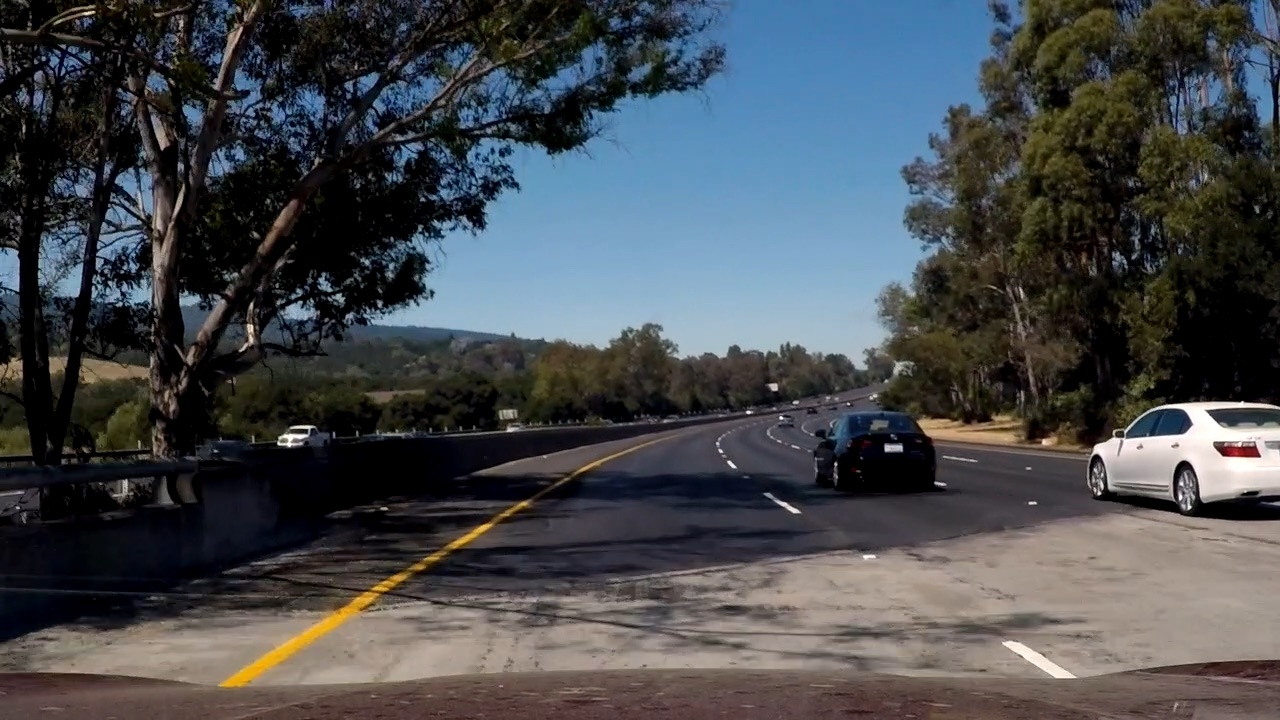
#> input picture test_images/YellowUnderShade.jpg, 1280 x 720 px; its folder holds only this picture in this run
$ python -i lane.py   (imports and definitions only)
#> lines starting #> are read from the running program, lines starting #| are printed output that depends on the picture; after the words box and inside, x2 and y2 are one past the last pixel; in counts of white or black regions, pixels touching at a corner belong together
from datetime import datetime
startTime = datetime.now()
import matplotlib.pyplot as plt
import cv2
import os, glob
import numpy as np
os.environ["FFMPEG_BINARY"] = "/usr/bin/ffmpeg"
from moviepy.editor import VideoFileClip


def convert_hls(image):
    return cv2.cvtColor(image, cv2.COLOR_RGB2HLS)


def select_white_yellow(image):
    converted = convert_hls(image)
    # white color mask
    lower = np.uint8([  0, 200,   0])
    upper = np.uint8([255, 255, 255])
    white_mask = cv2.inRange(converted, lower, upper)
    # yellow color mask
    lower = np.uint8([ 10,   0, 100])
    upper = np.uint8([ 40, 255, 255])
    yellow_mask = cv2.inRange(converted, lower, upper)
    # combine the mask
    mask = cv2.bitwise_or(white_mask, yellow_mask)
    return cv2.bitwise_and(image, image, mask = mask)


def convert_gray_scale(image):
    return cv2.cvtColor(image, cv2.COLOR_RGB2GRAY)


def apply_smoothing(image, kernel_size=15):
    """
    kernel_size must be postivie and odd
    """
    return cv2.GaussianBlur(image, (kernel_size, kernel_size), 0)


def detect_edges(image, low_threshold=50, high_threshold=150):
    return cv2.Canny(image, low_threshold, high_threshold)

def filter_region(image, vertices):
    """
    Create the mask using the vertices and apply it to the input image
    """
    mask = np.zeros_like(image)
    if len(mask.shape)==2:
        cv2.fillPoly(mask, vertices, 255)
    else:
        cv2.fillPoly(mask, vertices, (255,)*mask.shape[2]) # in case, the input image has a channel dimension
    return cv2.bitwise_and(image, mask)


def select_region(image):
    """
    It keeps the region surrounded by the `vertices` (i.e. polygon).  Other area is set to 0 (black).
    """
    # first, define the polygon by vertices
    rows, cols = image.shape[:2]
    bottom_left  = [cols*0.1, rows*0.95]
    top_left     = [cols*0.4, rows*0.6]
    bottom_right = [cols*0.9, rows*0.95]
    top_right    = [cols*0.6, rows*0.6]
    # the vertices are an array of polygons (i.e array of arrays) and the data type must be integer
    vertices = np.array([[bottom_left, top_left, top_right, bottom_right]], dtype=np.int32)
    return filter_region(image, vertices)


def hough_lines(image):
    """
    `image` should be the output of a Canny transform.

    Returns hough lines (not the image with lines)
    """
    return cv2.HoughLinesP(image, rho=1, theta=np.pi/180, threshold=20, minLineLength=20, maxLineGap=300)


# [8 lines left out: function draw_lines, not called in this run]

def average_slope_intercept(lines):
    left_lines    = [] # (slope, intercept)
    left_weights  = [] # (length,)
    right_lines   = [] # (slope, intercept)
    right_weights = [] # (length,)

    for line in lines:
        for x1, y1, x2, y2 in line:
            if x2==x1:
                continue # ignore a vertical line
            slope = (y2-y1)/(x2-x1)
            intercept = y1 - slope*x1
            length = np.sqrt((y2-y1)**2+(x2-x1)**2)
            if slope < 0: # y is reversed in image
                left_lines.append((slope, intercept))
                left_weights.append((length))
            else:
                right_lines.append((slope, intercept))
                right_weights.append((length))

    # add more weight to longer lines
    left_lane  = np.dot(left_weights,  left_lines) /np.sum(left_weights)  if len(left_weights) >0 else None
    right_lane = np.dot(right_weights, right_lines)/np.sum(right_weights) if len(right_weights)>0 else None
    return left_lane, right_lane # (slope, intercept), (slope, intercept)


def make_line_points(y1, y2, line):
    """
    Convert a line represented in slope and intercept into pixel points
    """
    if line is None:
        return None

    slope, intercept = line

    # make sure everything is integer as cv2.line requires it
    x1 = int((y1 - intercept)/slope)
    x2 = int((y2 - intercept)/slope)
    y1 = int(y1)
    y2 = int(y2)
    return ((x1, y1), (x2, y2))


def lane_lines(image, lines):
    left_lane, right_lane = average_slope_intercept(lines)

    y1 = image.shape[0] # bottom of the image
    y2 = y1*0.6         # slightly lower than the middle

    left_line  = make_line_points(y1, y2, left_lane)
    right_line = make_line_points(y1, y2, right_lane)

    return left_line, right_line


def draw_lane_lines(image, lines, color=[255, 0, 0],thickness=20):
    # make a separate image to draw lines and combine with the orignal later
    line_image = np.zeros_like(image)
    for line in lines:
        if line is not None:
            cv2.line(line_image, *line,  color, thickness)
    # image1 * α + image2 * β + λ
    # image1 and image2 must be the same shape.
    return cv2.addWeighted(image, 1.0, line_image, 0.95, 0.0)

from collections import deque

QUEUE_LENGTH=50

class LaneDetector:
    def __init__(self):
        self.left_lines  = deque(maxlen=QUEUE_LENGTH)
        self.right_lines = deque(maxlen=QUEUE_LENGTH)

    def process(self, image):
        white_yellow = select_white_yellow(image)
        gray         = convert_gray_scale(white_yellow)
        smooth_gray  = apply_smoothing(gray)
        edges        = detect_edges(smooth_gray)
        regions      = select_region(edges)
        lines        = hough_lines(regions)
        left_line, right_line = lane_lines(image, lines)

        def mean_line(line, lines):
            if line is not None:
                lines.append(line)

            if len(lines)>0:
                line = np.mean(lines, axis=0, dtype=np.int32)
                line = tuple(map(tuple, line)) # make sure it's tuples not numpy array for cv2.line to work
            return line

        left_line  = mean_line(left_line,  self.left_lines)
        right_line = mean_line(right_line, self.right_lines)

        return draw_lane_lines(image, (left_line, right_line))

# [7 lines left out: function process_video, not called in this run]

#process_video('solidWhiteRight.mp4', 'white.mp4')

>>> import cv2
>>> picture = cv2.cvtColor(cv2.imread('test_images/YellowUnderShade.jpg'), cv2.COLOR_BGR2RGB)
>>> result = LaneDetector().process(picture)
#> in select_white_yellow, `white_mask = cv2.inRange(converted, lower, upper)`:
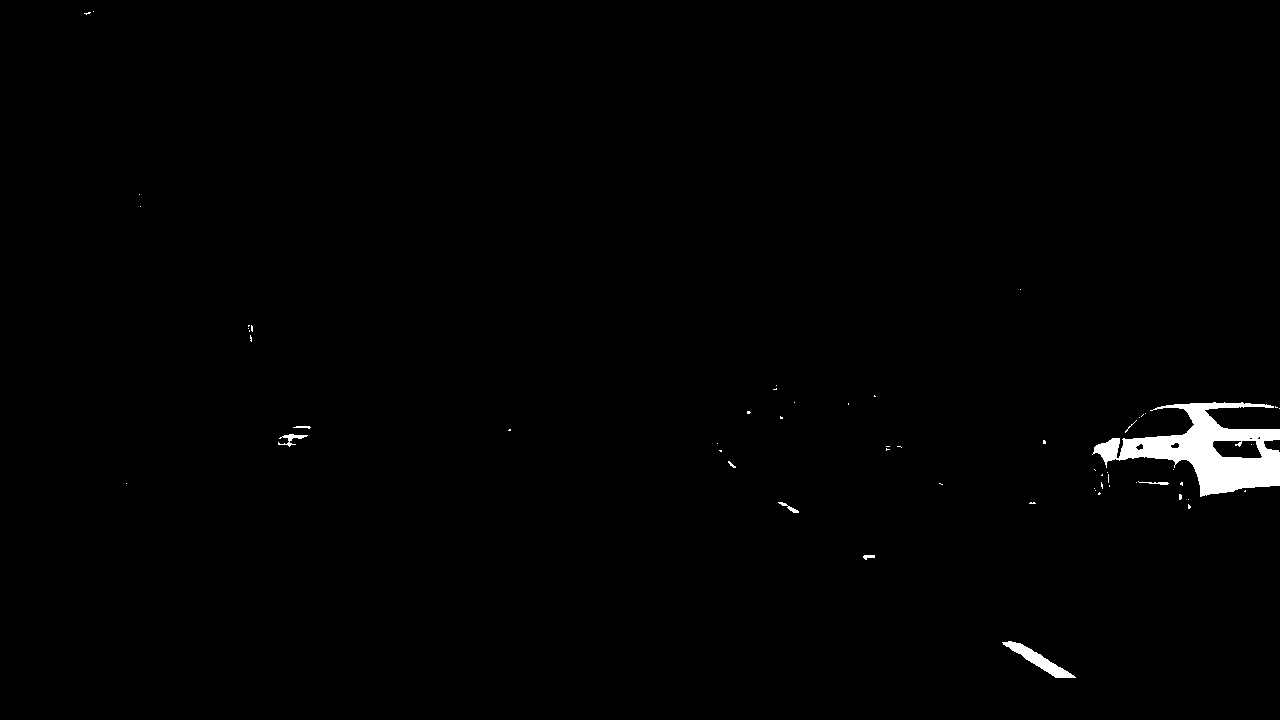
#> white_mask: shape (720, 1280); 0.95% white; 58 white regions (50 under 20 px), largest, box (x1, y1, x2, y2) and area: (1092, 402, 1280, 497) 7458, (1002, 641, 1076, 678) 741, (278, 434, 308, 447) 130
#> in filter_region, `return cv2.bitwise_and(image, mask)`:
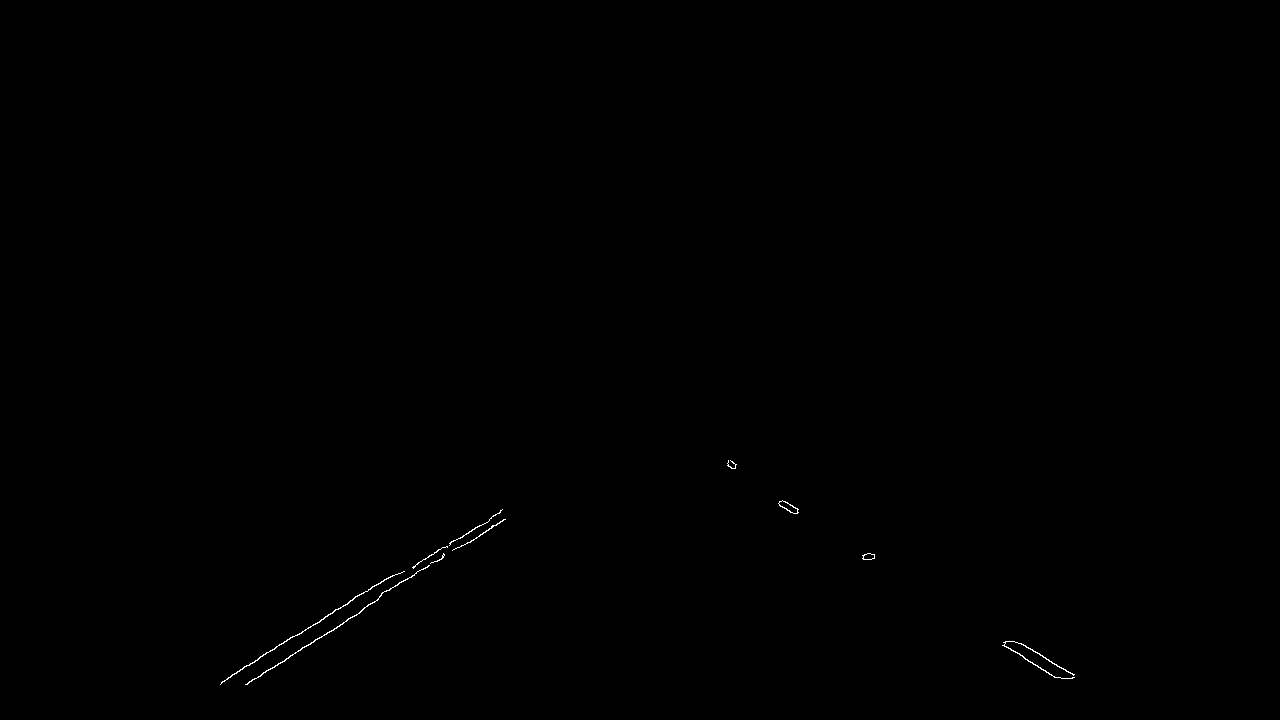
#> returned value: shape (720, 1280); 0.12% white in thin lines or dots, all inside (x1, y1, x2, y2) = (220, 460, 1075, 685)
#> in process, `lines        = hough_lines(regions)`: lines = 13 rows, first 6: [246, 684, 492, 525], [231, 675, 491, 518], [274, 667, 503, 519], [244, 666, 500, 512], [779, 505, 1055, 677], [779, 504, 1074, 674]
#> the loop in average_slope_intercept, `for line in lines:` made 13 passes
#> after the loop in average_slope_intercept, `for line in lines:`: left_lines = [(-0.646, 843), (-0.604, 814.5), (-0.646, 844.1), (-0.602, 812.8), (-0.653, 844.1), (-0.605, 812.5), (-0.647, 845.3), (-0.602, 814.5), (-0.583, 804)]; left_weights = [292.9, 303.7, 272.7, 298.8, 237.7, 251.2, 206.1, 310.4, 160.9]; right_lines = [(0.623, 19.54), (0.576, 55.08), (0.649, -8.76), (0.579, 53.4)]; right_weights = [325.2, 340.5, 391.1, 335.1]
#> in average_slope_intercept, `left_lane  = np.dot(left_weights,  left_lines) /np.sum(left_weights)  ..`: left_lane = [-0.621, 826.1]
#> in average_slope_intercept, `right_lane = np.dot(right_weights, right_lines)/np.sum(right_weights) ..`: right_lane = [0.609, 28.44]
#> in lane_lines, `left_lane, right_lane = average_slope_intercept(lines)`: left_lane = [-0.621, 826.1]; right_lane = [0.609, 28.44]
#> in make_line_points, `slope, intercept = line`: slope = -0.621; intercept = 826.1
#> in make_line_points, `x1 = int((y1 - intercept)/slope)`: x1 = 170
#> in make_line_points, `x2 = int((y2 - intercept)/slope)`: x2 = 634
#> in lane_lines, `left_line  = make_line_points(y1, y2, left_lane)`: left_line = ((170, 720), (634, 432))
#> in lane_lines, `right_line = make_line_points(y1, y2, right_lane)`: right_line = ((1136, 720), (663, 432))
#> in process, `left_line, right_line = lane_lines(image, lines)`: left_line = ((170, 720), (634, 432)); right_line = ((1136, 720), (663, 432))
#> after the loop in draw_lane_lines, `for line in lines:`:
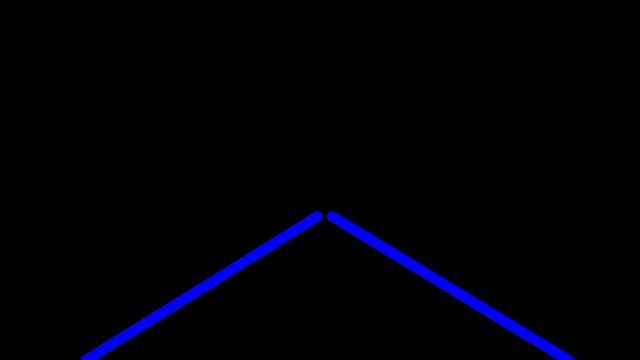
#> line_image: shape (720, 1280, 3) (shown at 1/2 size); mean of channels 0, 1, 2 6.5, 0, 0; drawn as B, G, R
#> in draw_lane_lines, `return cv2.addWeighted(image, 1.0, line_image, 0.95, 0.0)`:
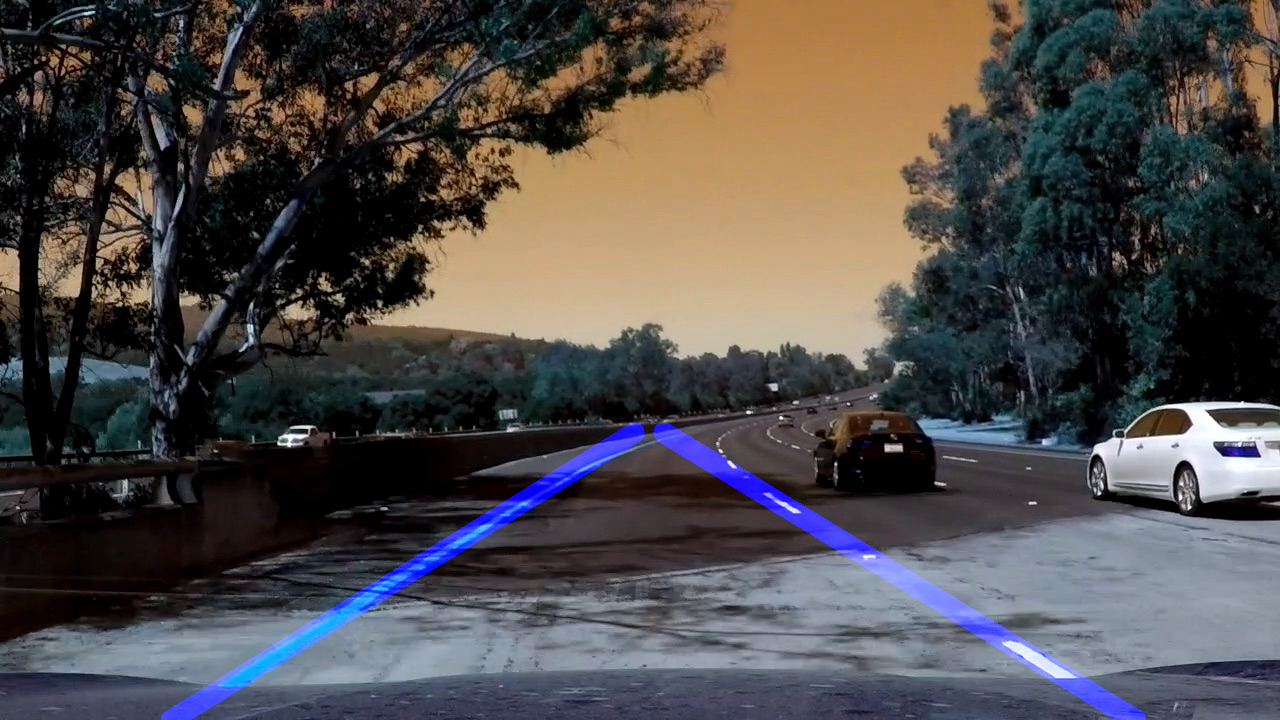
#> returned value: shape (720, 1280, 3); mean of channels 0, 1, 2 74, 74.1, 77.8; drawn as B, G, R

$ run again, on test_images/YellowWhite.jpg
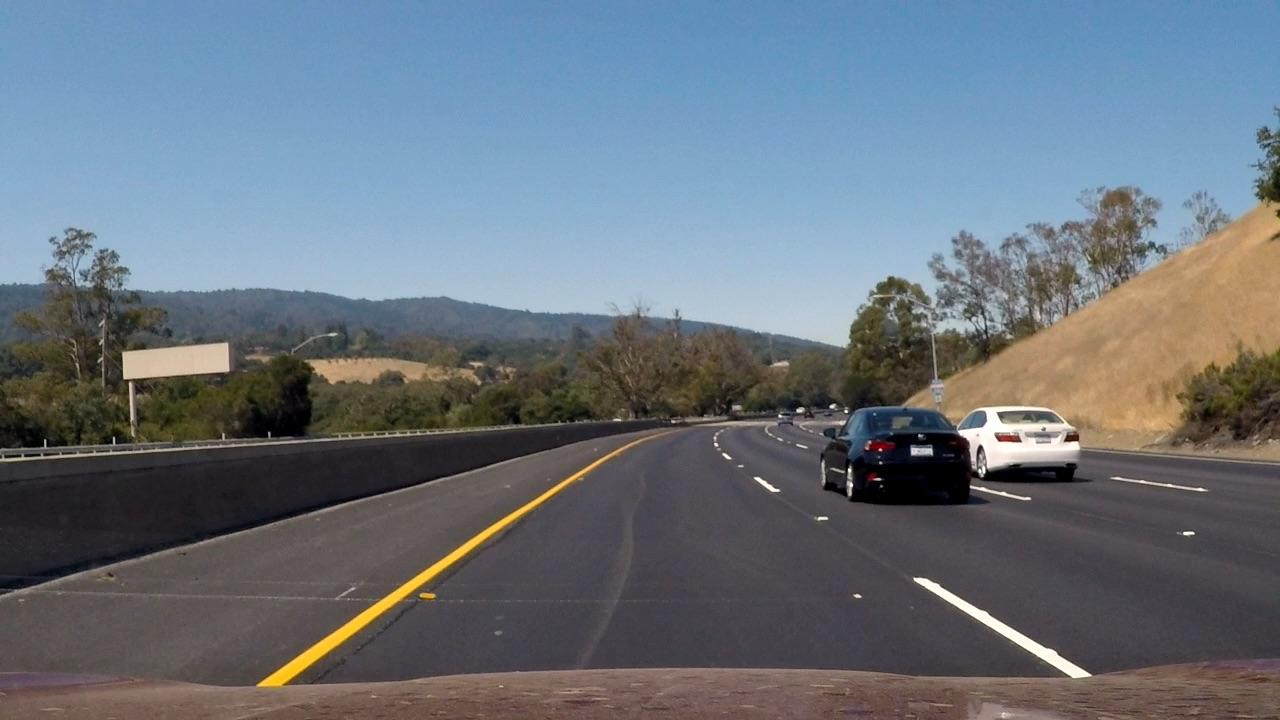
#> input picture test_images/YellowWhite.jpg, 1280 x 720 px
#> in select_white_yellow, `white_mask = cv2.inRange(converted, lower, upper)`:
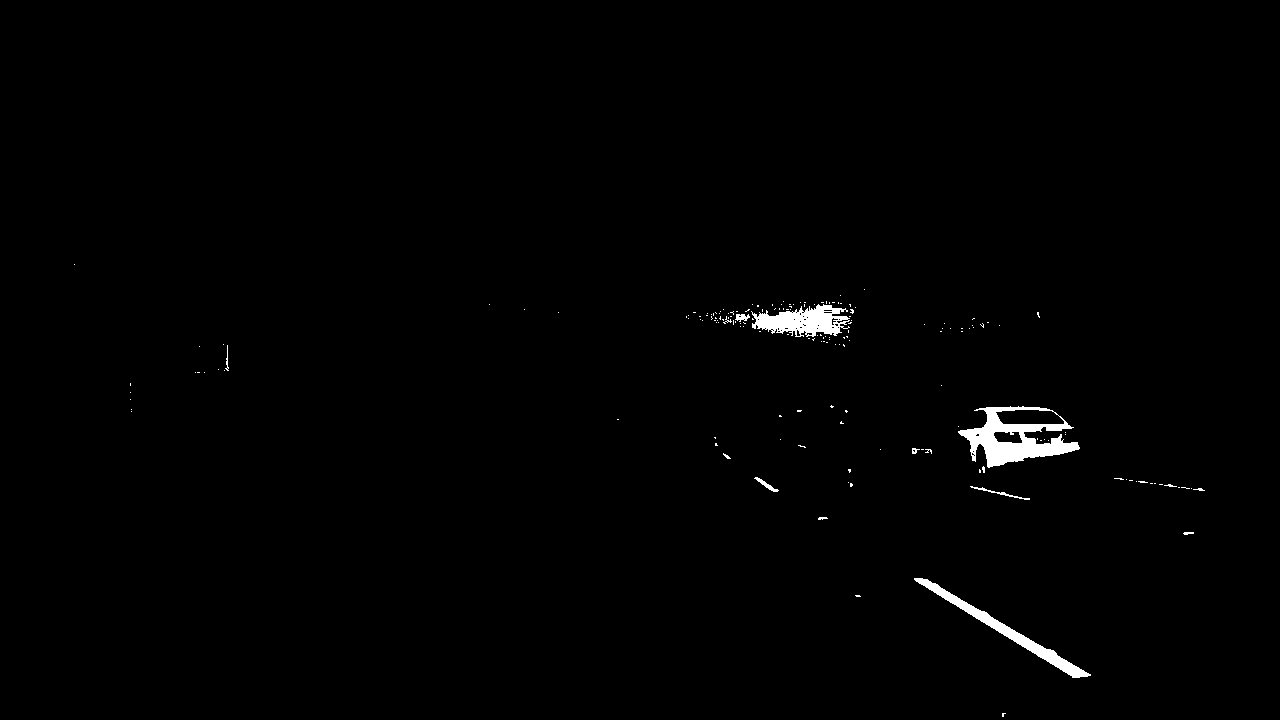
#> white_mask: shape (720, 1280); 0.86% white; 172 white regions (158 under 20 px), largest, box (x1, y1, x2, y2) and area: (958, 406, 1080, 468) 3261, (751, 304, 850, 337) 1913, (914, 578, 1091, 678) 1853
#> yellow_mask: shape (720, 1280); 2.4% white; 649 white regions (574 under 20 px), largest, box (x1, y1, x2, y2) and area: (257, 449, 622, 688) 5202, (967, 386, 1176, 464) 4593, (914, 578, 1091, 678) 1729
#> lines = 20 rows, first 6: [258, 682, 509, 513], [285, 684, 591, 462], [914, 581, 1075, 677], [755, 480, 1090, 673], [497, 531, 620, 451], [284, 684, 579, 470]
#> the loop in average_slope_intercept, `for line in lines:` made 20 passes
#> after the loop in average_slope_intercept, `for line in lines:`: left_lines = [(-0.673, 855.7), (-0.725, 890.8), (-0.65, 854.3), (-0.725, 890), (-0.725, 891.6), (-0.659, 850.7), (-0.674, 857.8), (-0.653, 857.4), (-0.648, 853.8), (-0.667, 854.3), (-0.667, 853.3)]; left_weights = [302.6, 378, 146.7, 364.4, 315, 52.7, 350.9, 172, 148.9, 39.66, 25.24]; right_lines = [(0.596, 36.01), (0.576, 45.03), (0.601, 31.84), (0.577, 45.26), (0.723, -72.91), (0.599, 32.77), (0.578, 42.94), (0.601, 27.73), (0.625, 2.38)]; right_weights = [187.4, 386.6, 184.4, 384.4, 116, 183, 349.9, 376.8, 420.9]
#> in average_slope_intercept, `left_lane  = np.dot(left_weights,  left_lines) /np.sum(left_weights)  ..`: left_lane = [-0.692, 871.9]
#> in average_slope_intercept, `right_lane = np.dot(right_weights, right_lines)/np.sum(right_weights) ..`: right_lane = [0.599, 27.59]
#> in lane_lines, `left_lane, right_lane = average_slope_intercept(lines)`: left_lane = [-0.692, 871.9]; right_lane = [0.599, 27.59]
#> slope = -0.692; intercept = 871.9
#> x1 = 219
#> x2 = 635
#> in lane_lines, `left_line  = make_line_points(y1, y2, left_lane)`: left_line = ((219, 720), (635, 432))
#> in lane_lines, `right_line = make_line_points(y1, y2, right_lane)`: right_line = ((1155, 720), (674, 432))
#> in process, `left_line, right_line = lane_lines(image, lines)`: left_line = ((219, 720), (635, 432)); right_line = ((1155, 720), (674, 432))
#> in draw_lane_lines, `return cv2.addWeighted(image, 1.0, line_image, 0.95, 0.0)`:
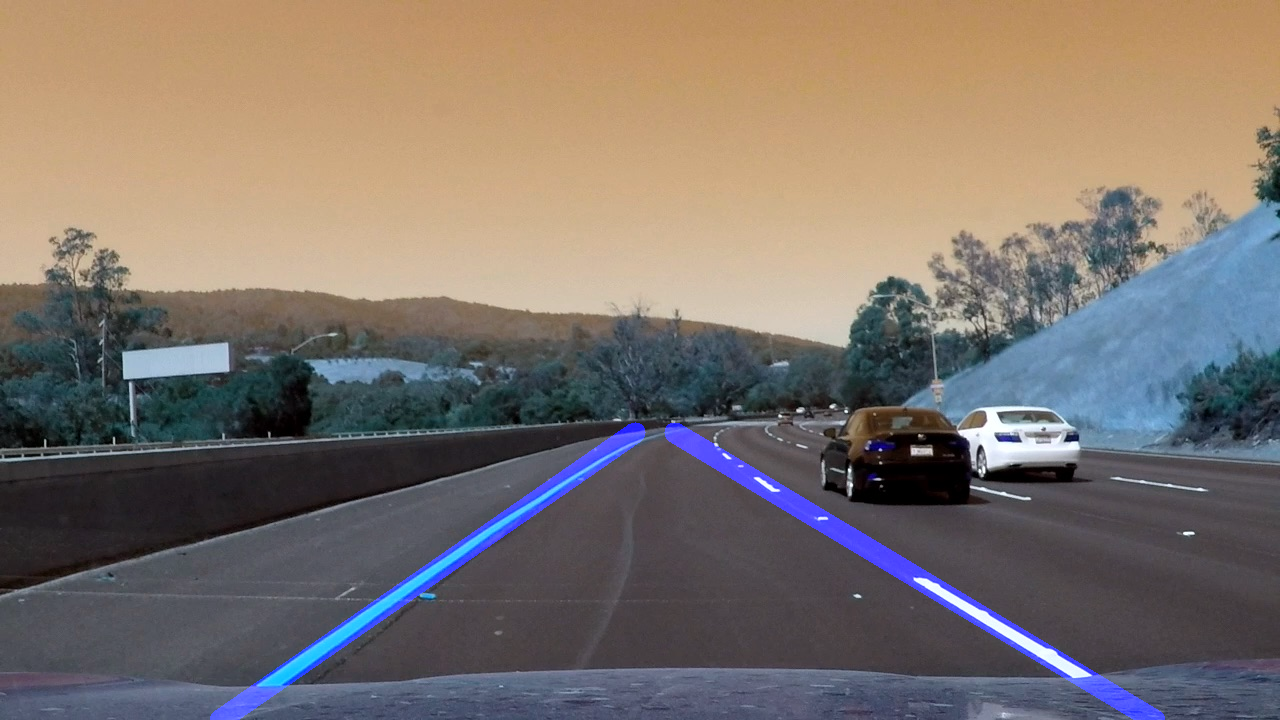
#> returned value: shape (720, 1280, 3); mean of channels 0, 1, 2 108.7, 115.2, 125.1; drawn as B, G, R
